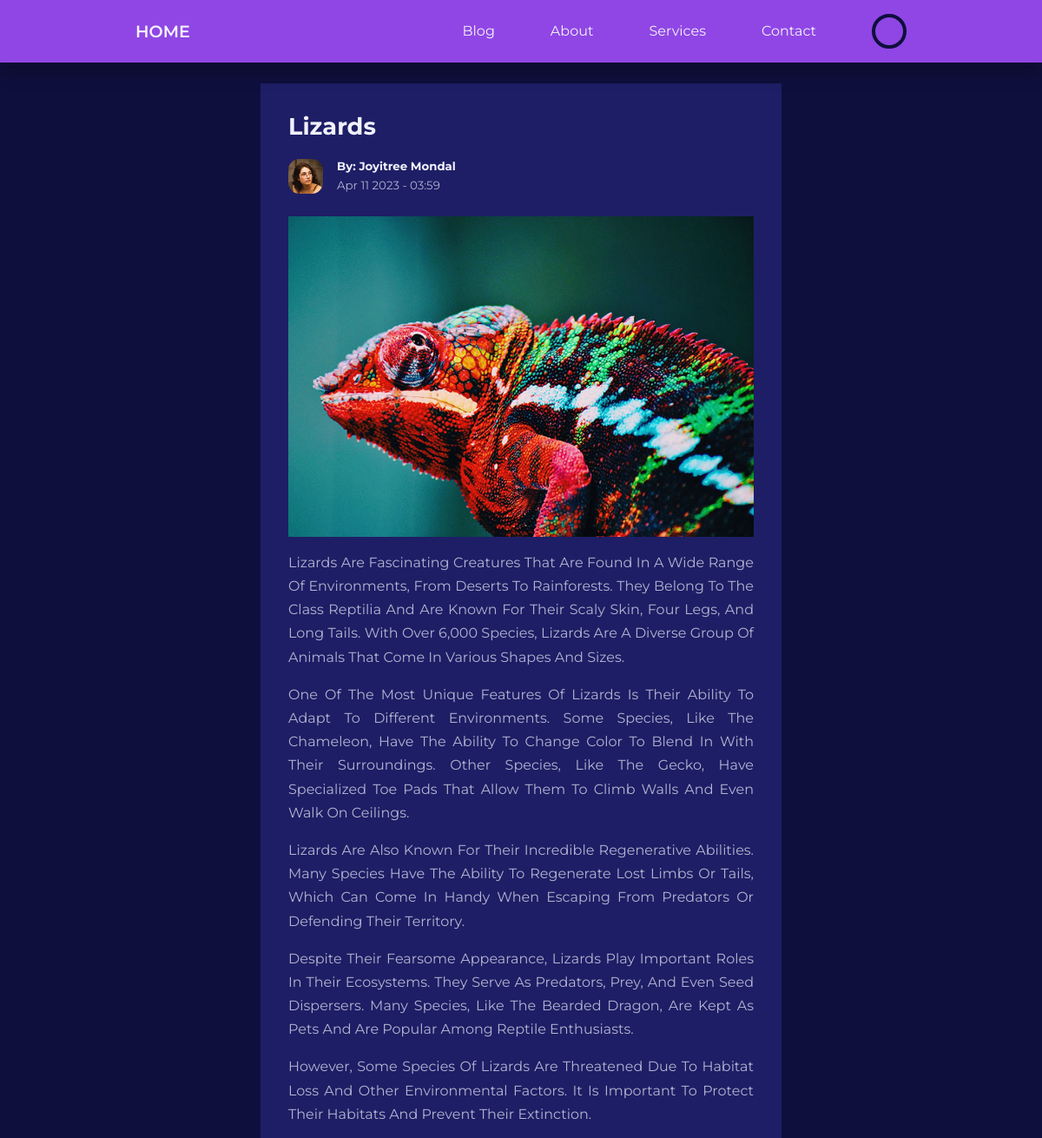
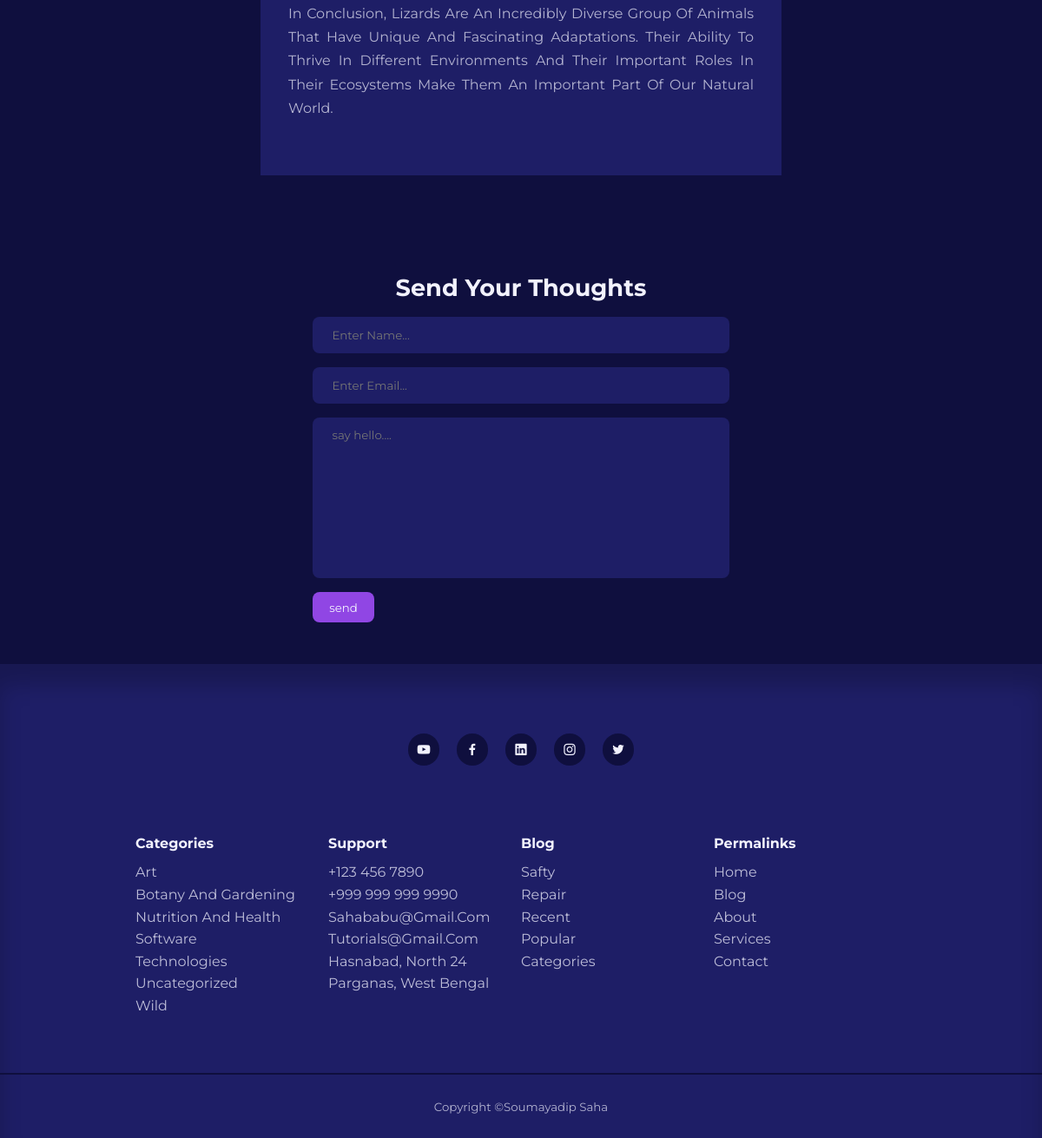
Page /post.php?pid=8 (signed in) on the committed database (2 pictures, top to bottom).
### tables this page shows
CREATE TABLE `posts` (
  `id` int(11) NOT NULL,
  `title` varchar(50) NOT NULL,
  `tbody` text NOT NULL,
  `thumbnil` varchar(255) NOT NULL,
  `date_time` timestamp NOT NULL DEFAULT current_timestamp(),
  `category_id` int(11) UNSIGNED DEFAULT NULL,
  `author_id` int(11) UNSIGNED NOT NULL,
  `is_featured` tinyint(1) NOT NULL
);

CREATE TABLE `users` (
  `uid` int(11) UNSIGNED NOT NULL,
  `ufname` varchar(50) NOT NULL,
  `ulname` varchar(50) NOT NULL,
  `uname` varchar(50) NOT NULL,
  `uemail` varchar(100) NOT NULL,
  `upassword` varchar(255) NOT NULL,
  `avatar` varchar(255) NOT NULL,
  `is_admin` int(1) NOT NULL
);

CREATE TABLE `category` (
  `cid` int(11) UNSIGNED NOT NULL,
  `ctitle` varchar(50) NOT NULL,
  `cdescription` text NOT NULL
);

### post.php (the view, shortened to what this page needs)
<?php
    include 'Partials/header.php';
    if(isset($_GET['pid'])){
        $id = $_GET['pid'];
        $post_query = "SELECT * from posts where id='$id'";
        $post_result = mysqli_query($conn, $post_query);
        $post = mysqli_fetch_assoc($post_result);
    }
?>
    <section class="signlepost">
        <div class="container singlepost_container">
            <h2><?= $post['title'] ?></h2>
            <div class="post_author">
                <?php
                    $author_id = $post['author_id'];
                    $author_query = "SELECT * from users where uid='$author_id'";
                    $author_result = mysqli_query($conn, $author_query);
                    $author = mysqli_fetch_assoc($author_result);
                ?>
                <div class="post_author-avatar">
                    <img src="./upload/<?= $author['avatar'] ?>" alt="">
                </div>
                <div class="post_author-info">
                    <h5>by: <?= $author['ufname'] . "\n" . $author['ulname'] ?></h5>
                    <small><?= date("M d Y - h:i", strtotime($post['date_time'])) ?></small>
                </div>
            </div>
            <div class="singlepost_thumbnil">
                <img src="./upload/<?= $post['thumbnil'] ?>" alt="">
            </div>
            <p>
                <?= $post['tbody'] ?>
            </p>
        </div>
    </section>
    <section class="form_section" id="contact">
        <h2>send your thoughts</h2>
        <div class="container form_section-container">
            <form action="./contact.php" method="post">
                <input type="text" name="name" id="" placeholder="Enter Name...">
                <input type="email" name="email" id="" placeholder="Enter Email...">
                <textarea name="message" id="" cols="30" rows="10" placeholder="say hello...."></textarea>
                <input type="submit" class="btn" value="send" name="submit">
            </form>
        </div>
    </section>
<?php
    include 'Partials/footer.php';
?>

### Partials/footer.php (shortened to what this page needs)
 <footer>
        <div class="footer_socials">
            <a href="#" target="blank"><i class="uil uil-youtube"></i></a>
            <a href="#" target="blank"><i class="uil uil-facebook-f"></i></a>
            <a href="#" target="blank"><i class="uil uil-linkedin"></i></a>
            <a href="#" target="blank"><i class="uil uil-instagram"></i></a>
            <a href="#" target="blank"><i class="uil uil-twitter"></i></a>
        </div>
        <div class="container footer_container">
            <article>
                <h4>categories</h4>
                <ul>
                    <?php
                        $category_query = "SELECT * from category order by ctitle";
                        $category_result = mysqli_query($conn, $category_query);
                    ?>
                    <?php while($user = mysqli_fetch_assoc($category_result)) {?>
                        <li>
                        <a href="./category-post.php?cid=<?= $user['cid'] ?>"><?php echo $user['ctitle']; ?></a>
                    <?php } ?>
                        </li>
                </ul>
            </article>
            <article>
                <h4>support</h4>
                <ul>
                    <li><a href="">+123 456 7890</a></li>
                    <li><a href="">+999 999 999 9990</a></li>
                    <li><a href="">sahababu@gmail.com</a></li>
                    <li><a href="">tutorials@gmail.com</a></li>
                    <li><a href="">Hasnabad, North 24 parganas, west bengal</a></li>
                </ul>
            </article>
            <article>
                <h4>Blog</h4>
                <ul>
                    <li><a href="">safty</a></li>
                    <li><a href="">repair</a></li>
                    <li><a href="">recent</a></li>
                    <li><a href="">popular</a></li>
                    <li><a href="">categories</a></li>
                </ul>
            </article>
            <article>
                <h4>permalinks</h4>
                <ul>
                    <li><a href="./index.php">home</a></li>
                    <li><a href="./blog.php">blog</a></li>
                    <li><a href="./about.php">about</a></li>
                    <li><a href="./service.php">services</a></li>
                    <li><a href="./contact.php">contact</a></li>
                </ul>
            </article>
        </div>
        <div class="footer_copyright">
            <small>copyright &copy;soumayadip saha</small>
        </div>
    </footer>
</body>
</html>

### CSS/style.css (style rules this page uses)
:root { --color-primary: #9046e4; --color-primary-light: hsl(242, 91%, 69%, 18%); --color-primary-variant: #5854c7; --color-red: #da0f3f; --color-red-light: hsl(346, 87%, 46%, 15%); --color-green: #00c476; --color-green-light: hsl(156, 100%, 38%, 15%); --color-gray-900: #1e1e66; --color-gray-700: #2d2b7c; --color-gray-300: rgba(242, 242, 254, 0.3); --color-gray-200: rgba(242, 242, 254, 0.7); --color-white: #f2f2fe; --color-bg: #0f0f3e; --transition: all 300ms ease; --container-width-lg: 74%; --container-width-md: 88%; --form-width: 50%; --card-border-radius-1: 0.3rem; --card-border-radius-2: 0.5rem; --card-border-radius-3: 0.8rem; --card-border-radius-4: 2rem; --card-border-radius-5: 5rem; }
* { margin: 0; padding: 0; outline: 0; border: 0; appearance: 0; list-style: none; text-decoration: none; text-transform: capitalize; font-family: 'Montserrat', sans-serif; box-sizing: border-box; }
body { line-height: 1.6; color: var(--color-gray-200); overflow-x: hidden; background: var(--color-bg); }
.container { width: var(--container-width-lg); max-width: 1800px; margin: 0 auto; }
section { margin-top: 3rem; width: 100vw; }
h1, h2, h3, h4, h5 { color: var(--color-white); line-height: 1.3; }
h2 { font-size: 1.7rem; margin: 1rem 0; }
h4 { font-size: 1rem; }
a { color: var(--color-white); transition: var(--transition); }
img { display: block; width: 100%; object-fit: cover; }
.post_author { display: flex; gap: 1rem; margin-top: 1.2rem; }
.post_author-avatar { width: 2.5rem; height: 2.5rem; border-radius: var(--card-border-radius-3); overflow: hidden; }
footer { background: var(--color-gray-900); padding: 5rem 0 0; box-shadow: inset 0 1.5rem 1.5rem rgba(0, 0, 0, 0.2); }
.footer_socials { margin-inline: auto; width: fit-content; margin-bottom: 5rem; display: flex; justify-content: space-between; align-items: center; gap: 1.2rem; }
.footer_socials a { background: var(--color-bg); border-radius: 50%; width: 2.3rem; height: 2.3rem; display: flex; align-items: center; justify-content: center; }
.footer_container { display: grid; grid-template-columns: repeat(4, 1fr); }
footer h4 { color: var(--color-white); margin-bottom: 0.6rem; }
footer ul a { opacity: 0.75; }
.footer_copyright { text-align: center; padding: 1.5rem; border-top: 2px solid var(--color-bg); margin-top: 4rem; }
.btn { display: inline-block; width: fit-content; padding: 0.6rem 1.2rem; background: var(--color-primary); border-radius: var(--card-border-radius-2); cursor: pointer; color: var(--color-white); }
.signlepost { margin: 6rem 0; }
.singlepost_container { width: var(--form-width); background: var(--color-gray-900); padding: 1rem 2rem 3rem; }
.singlepost_container p { margin-top: 1rem; line-height: 1.7; text-align: justify; }
.singlepost_thumbnil { margin: 1.5rem 0 1rem; }
.form_section { display: grid; place-items: center; margin-top: 5rem; margin-bottom: 3rem; }
.form_section-container { width: 40%; }
form { display: flex; flex-direction: column; gap: 1rem; }
input, textarea, select { padding: 0.8rem 1.4rem; background: var(--color-gray-900); border-radius: var(--card-border-radius-2); resize: none; color: var(--color-white); text-transform: none; }

### rows in the picture
posts: title "Lizards", date_time "Apr 11 2023 - 03:59", thumbnil (picture), tbody "Lizards Are Fascinating Creatures That Are Found In A Wide Range Of Environments, From Deserts To Rainforests. They Belong To The Class Reptilia And Are Known For Their Scaly Skin, Four Legs, And Long Tails. With Over 6,000 Species, Lizards Are A Diverse Group Of Animals That Come In Various Shapes And Sizes. One Of The Most Unique Features Of Lizards Is Their Ability To Adapt To Different Environments. Some Species, Like The Chameleon, Have The Ability To Change Color To Blend In With Their Surroundings. Other Species, Like The Gecko, Have Specialized Toe Pads That Allow Them To Climb Walls And Even Walk On Ceilings. Lizards Are Also Known For Their Incredible Regenerative Abilities. Many…"
users: avatar (picture), ufname "Joyitree", ulname "Mondal"
category: ctitle "Art"
category: ctitle "Botany And Gardening"
category: ctitle "Nutrition And Health"
category: ctitle "Software"
category: ctitle "Technologies"
category: ctitle "Uncategorized"
category: ctitle "Wild"
